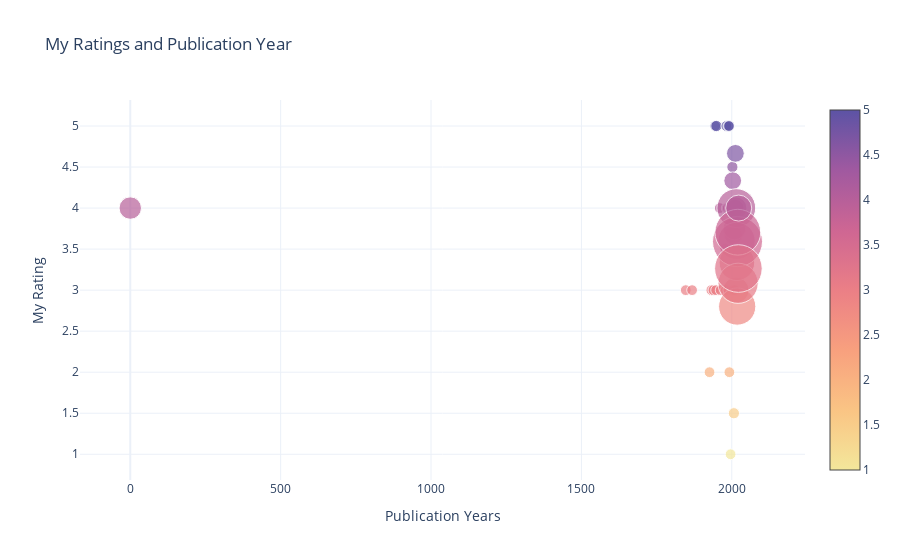

Write notebook code for a chart like this one.
### Markdown cell above
# vizualising publication year

### Code cell
from apps.viz import viz_pub_year
fig = viz_pub_year(myreads)
fig.show()

### Figure 1 — Plotly figure (JSON) as saved in the notebook; plotly's stock layout.template omitted (floating-point values rounded to 4 significant figures)
{"data": [{"hoverinfo": "text", "marker": {"color": [4, 3, 3, 2, 3, 3, 5, 3, 5, 4, 3, 3.5, 3, 5, 4, 4, 4, 5, 5, 2, 1, 4, 3, 4.5, 4.333, 3.667, 3, 1.5, 3.75, 3, 4, 4.667, 4, 3, 4, 3.6, 3.333, 2.8, 3.591, 3.706, 3.083, 3.263, 4], "colorscale": [[0, "rgb(243, 231, 155)"], [0.1667, "rgb(250, 196, 132)"], [0.3333, "rgb(248, 160, 126)"], [0.5, "rgb(235, 127, 134)"], [0.6667, "rgb(206, 102, 147)"], [0.8333, "rgb(160, 89, 160)"], [1, "rgb(92, 83, 165)"]], "showscale": true, "size": [2.079, 1, 1, 1, 1, 1, 1, 1, 1.04, 1, 1, 1.04, 1, 1, 1, 1, 1, 1, 1, 1, 1, 1.04, 1, 1.04, 1.648, 1.648, 1.04, 1.04, 2.079, 1, 1.648, 1.648, 2.079, 2.414, 3.597, 3.454, 3.296, 3.454, 4.637, 4.25, 3.727, 4.417, 2.414], "sizemode": "diameter", "sizeref": 0.09273}, "mode": "markers", "text": ["<span style='font-size: 16px;'>0</span><br>Café Nevo: A Novel - Rating: 4<br>Looking for Bono (Twenty in 2020) - Rating: 4<br>Nullpunkt (Alexander Blix & Emma Ramm, #1) - Rating: 4<br>The Housemaid's Secret (The Housemaid, #2) - Rating: 4<br>", "<span style='font-size: 16px;'>1847</span><br>Jane Eyre - Rating: 3<br>", "<span style='font-size: 16px;'>1868</span><br>Little Women - Rating: 3<br>", "<span style='font-size: 16px;'>1926</span><br>Fiesta: The Sun Also Rises - Rating: 2<br>", "<span style='font-size: 16px;'>1932</span><br>Brave New World - Rating: 3<br>", "<span style='font-size: 16px;'>1939</span><br>And Then There Were None - Rating: 3<br>", "<span style='font-size: 16px;'>1945</span><br>Animal Farm - Rating: 5<br>", "<span style='font-size: 16px;'>1948</span><br>In Cold Blood - Rating: 3<br>", "<span style='font-size: 16px;'>1949</span><br>1984 - Rating: 5<br>Animal Farm / 1984 - Rating: 5<br>", "<span style='font-size: 16px;'>1960</span><br>To Kill a Mockingbird - Rating: 4<br>", "<span style='font-size: 16px;'>1963</span><br>The Bell Jar - Rating: 3<br>", "<span style='font-size: 16px;'>1979</span><br>The Hitchhiker's Guide to the Galaxy (The Hitchhiker's Guide to the Galaxy, #1) - Rating: 3<br>Kindred - Rating: 4<br>", "<span style='font-size: 16px;'>1980</span><br>The Clan of the Cave Bear (Earth's Children, #1) - Rating: 3<br>", "<span style='font-size: 16px;'>1982</span><br>The House of the Spirits - Rating: 5<br>", "<span style='font-size: 16px;'>1983</span><br>The Life and Loves of a She Devil - Rating: 4<br>", "<span style='font-size: 16px;'>1984</span><br>The House on Mango Street - Rating: 4<br>", "<span style='font-size: 16px;'>1987</span><br>Eva Luna - Rating: 4<br>", "<span style='font-size: 16px;'>1989</span><br>Mengele Zoo (Mino-series #1) - Rating: 5<br>", "<span style='font-size: 16px;'>1991</span><br>Wild Swans: Three Daughters of China - Rating: 5<br>", "<span style='font-size: 16px;'>1992</span><br>The Secret History - Rating: 2<br>", "<span style='font-size: 16px;'>1996</span><br>Neverwhere (London Below, #1) - Rating: 1<br>", "<span style='font-size: 16px;'>1997</span><br>Memoirs of a Geisha - Rating: 4<br>The Four Agreements: A Practical Guide to Personal Freedom (A Toltec Wisdom Book) - Rating: 4<br>", "<span style='font-size: 16px;'>2001</span><br>Strange Weather in Tokyo - Rating: 3<br>", "<span style='font-size: 16px;'>2002</span><br>Everything is Illuminated - Rating: 4<br>Kafka on the Shore - Rating: 5<br>", "<span style='font-size: 16px;'>2003</span><br>Monkey Hunting: A Novel (Ballantine Reader's Circle) - Rating: 4<br>The Kite Runner - Rating: 4<br>Shantaram - Rating: 5<br>", "<span style='font-size: 16px;'>2005</span><br>The Book Thief - Rating: 4<br>A Short History of Tractors in Ukrainian - Rating: 4<br>The Devotion of Suspect X (Detective Galileo, #1) - Rating: 3<br>", "<span style='font-size: 16px;'>2006</span><br>The Boy in the Striped Pajamas - Rating: 4<br>Half of a Yellow Sun - Rating: 2<br>", "<span style='font-size: 16px;'>2007</span><br>A Thousand Splendid Suns - Rating: 0<br>The Vegetarian - Rating: 3<br>", "<span style='font-size: 16px;'>2009</span><br>The Help - Rating: 0<br>Island Beneath the Sea - Rating: 5<br>1Q84 (1Q84, #2) - Rating: 5<br>1Q84 Book 1 (1Q84, #1) - Rating: 5<br>", "<span style='font-size: 16px;'>2010</span><br>1Q84 (1Q84, #3) - Rating: 3<br>", "<span style='font-size: 16px;'>2011</span><br>The Little Coffee Shop of Kabul - Rating: 3<br>My Brilliant Friend (The Neapolitan Novels, #1) - Rating: 5<br>Sapiens: A Brief History of Humankind - Rating: 4<br>", "<span style='font-size: 16px;'>2012</span><br>The Travelling Cat Chronicles - Rating: 5<br>The Story of a New Name (The Neapolitan Novels, #2) - Rating: 4<br>Shadow and Bone (The Grisha, #1) - Rating: 5<br>", "<span style='font-size: 16px;'>2013</span><br>Siege and Storm (Grisha Verse, #2) - Rating: 4<br>The Story of My Teeth - Rating: 4<br>Those Who Leave and Those Who Stay (The Neapolitan Novels, #3) - Rating: 4<br>Sweet Bean Paste - Rating: 4<br>", "<span style='font-size: 16px;'>2014</span><br>All the Light We Cannot See - Rating: 3<br>We Were Liars - Rating: 2<br>Ruin and Rising (Shadow and Bone, #3) - Rating: 4<br>Elizabeth is Missing - Rating: 3<br>The Story of the Lost Child (The Neapolitan Novels, #4) - Rating: 3<br>", "<span style='font-size: 16px;'>2015</span><br>The Nightingale - Rating: 5<br>The Sympathizer - Rating: 5<br>A Little Life - Rating: 1<br>Before the Coffee Gets Cold - Rating: 5<br>The Japanese Lover - Rating: 3<br>The Accidental Alchemist (An Accidental Alchemist Mystery, #1) - Rating: 5<br>Homo Deus: A History of Tomorrow - Rating: 4<br>There's No Such Thing as an Easy Job - Rating: 5<br>A Court of Thorns and Roses (A Court of Thorns and Roses, #1) - Rating: 4<br>The Kind Worth Killing (Henry Kimball/Lily Kintner, #1) - Rating: 4<br>Pretty Girls - Rating: 3<br>", "<span style='font-size: 16px;'>2016</span><br>Behold the Dreamers - Rating: 4<br>Homegoing - Rating: 5<br>A Gentleman in Moscow - Rating: 4<br>It Ends with Us (It Ends with Us, #1) - Rating: 2<br>The Masquerading Magician (An Accidental Alchemist Mystery, #2) - Rating: 4<br>One True Loves - Rating: 1<br>Kim Jiyoung, Born 1982 - Rating: 4<br>A Court of Mist and Fury (A Court of Thorns and Roses, #2) - Rating: 3<br>Convenience Store Woman - Rating: 5<br>Beartown (Beartown, #1) - Rating: 4<br>", "<span style='font-size: 16px;'>2017</span><br>Pachinko - Rating: 5<br>The Good Earth (Graphic Adaptation) - Rating: 4<br>Less - Rating: 3<br>Conversations with Friends - Rating: 4<br>Tante Ulrikkes vei - Rating: 0<br>Dødevaskeren - Rating: 4<br>The Elusive Elixir (An Accidental Alchemist Mystery, #3) - Rating: 0<br>The Seven Husbands of Evelyn Hugo - Rating: 5<br>Eleanor Oliphant Is Completely Fine - Rating: 5<br>", "<span style='font-size: 16px;'>2018</span><br>Educated - Rating: 5<br>Dear Mrs. Bird (The Emmy Lake Chronicles, #1) - Rating: 0<br>Normal People - Rating: 2<br>Where the Crawdads Sing - Rating: 3<br>My Year of Rest and Relaxation - Rating: 1<br>My Sister, the Serial Killer - Rating: 4<br>Verity - Rating: 3<br>Fresh Water for Flowers - Rating: 3<br>Jar of Hearts - Rating: 4<br>Before Your Memory Fades (Before the Coffee Gets Cold, #3) - Rating: 3<br>", "<span style='font-size: 16px;'>2019</span><br>Queenie - Rating: 4<br>Girl, Woman, Other - Rating: 4<br>Dominicana - Rating: 3<br>The Beekeeper of Aleppo - Rating: 3<br>The Flatshare - Rating: 2<br>A Long Petal of the Sea - Rating: 5<br>The Unhoneymooners (Unhoneymooners, #1) - Rating: 3<br>The Art of Statistics: How to Learn from Data - Rating: 5<br>The Dutch House - Rating: 3<br>The Lying Life of Adults - Rating: 3<br>Skyggedanseren - Rating: 4<br>The Alchemist's Illusion (An Accidental Alchemist Mystery #4) - Rating: 0<br>Røykteppe (Alexander Blix & Emma Ramm, #2) - Rating: 4<br>Such a Fun Age - Rating: 4<br>Anxious People - Rating: 5<br>Terapeuten - Rating: 4<br>Daisy Jones & The Six - Rating: 5<br>Bunny - Rating: 2<br>The Family Upstairs (The Family Upstairs, #1) - Rating: 4<br>...", "<span style='font-size: 16px;'>2020</span><br>The Switch - Rating: 4<br>The Cat and The City - Rating: 4<br>The Final Game (MCM Investigations #1) - Rating: 4<br>The Vanishing Half - Rating: 4<br>The Mountains Sing - Rating: 5<br>Transcendent Kingdom - Rating: 4<br>The Midnight Library - Rating: 4<br>Piranesi - Rating: 5<br>The Thursday Murder Club (Thursday Murder Club, #1) - Rating: 4<br>Hamnet - Rating: 3<br>How Much of These Hills Is Gold - Rating: 2<br>The Glass Hotel - Rating: 4<br>Ghosts - Rating: 3<br>Djinn Patrol on the Purple Line - Rating: 3<br>Temporary - Rating: 2<br>The Wife Upstairs - Rating: 4<br>The House in the Cerulean Sea - Rating: 4<br>", "<span style='font-size: 16px;'>2021</span><br>We Are All Birds of Uganda - Rating: 4<br>Small Pleasures - Rating: 3<br>Klara and the Sun - Rating: 3<br>The Man Who Died Twice (Thursday Murder Club, #2) - Rating: 3<br>How to Kill Your Family - Rating: 5<br>Malibu Rising - Rating: 4<br>The Island of Missing Trees - Rating: 3<br>The Couple at No. 9 - Rating: 4<br>Stargate - en julefortelling - Rating: 3<br>A Matter of Death and Life - Rating: 2<br>Litt redd, bare - Rating: 0<br>Local Woman Missing - Rating: 3<br>", "<span style='font-size: 16px;'>2022</span><br>Violeta - Rating: 4<br>The Maid (Molly the Maid, #1) - Rating: 4<br>Lessons in Chemistry - Rating: 2<br>One Last Secret - Rating: 2<br>Why Has Nobody Told Me This Before? - Rating: 4<br>I'm Glad My Mom Died - Rating: 4<br>Remarkably Bright Creatures - Rating: 5<br>Tomorrow, and Tomorrow, and Tomorrow - Rating: 4<br>Carrie Soto Is Back - Rating: 4<br>Yinka, Where Is Your Huzband? - Rating: 2<br>Children of Paradise - Rating: 2<br>Wahala - Rating: 4<br>Book Lovers - Rating: 4<br>De uverdige - Rating: 0<br>The Housemaid (The Housemaid, #1) - Rating: 5<br>Hidden Pictures - Rating: 4<br>I'm a Fan - Rating: 2<br>One of Us Is Dead - Rating: 3<br>The Girlfriend - Rating: 3<br>", "<span style='font-size: 16px;'>2023</span><br>Maame - Rating: 4<br>Death of a Bookseller - Rating: 3<br>Conquest - Rating: 3<br>Penance - Rating: 5<br>None of This Is True - Rating: 5<br>"], "type": "scatter", "x": [0, 1847, 1868, 1926, 1932, 1939, 1945, 1948, 1949, 1960, 1963, 1979, 1980, 1982, 1983, 1984, 1987, 1989, 1991, 1992, 1996, 1997, 2001, 2002, 2003, 2005, 2006, 2007, 2009, 2010, 2011, 2012, 2013, 2014, 2015, 2016, 2017, 2018, 2019, 2020, 2021, 2022, 2023], "y": [4, 3, 3, 2, 3, 3, 5, 3, 5, 4, 3, 3.5, 3, 5, 4, 4, 4, 5, 5, 2, 1, 4, 3, 4.5, 4.333, 3.667, 3, 1.5, 3.75, 3, 4, 4.667, 4, 3, 4, 3.6, 3.333, 2.8, 3.591, 3.706, 3.083, 3.263, 4]}], "layout": {"showlegend": false, "title": {"text": "My Ratings and Publication Year"}, "xaxis": {"title": {"text": "Publication Years"}}, "yaxis": {"title": {"text": "My Rating"}}}}
